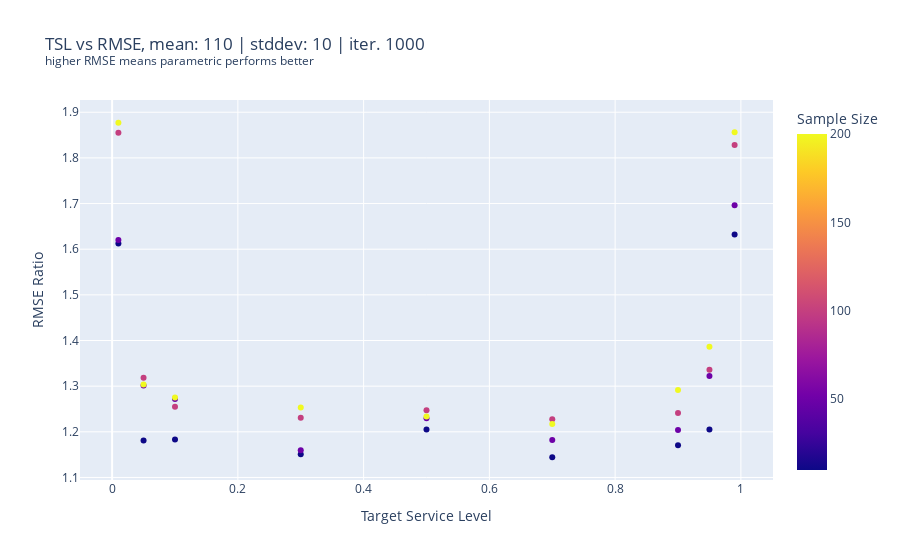
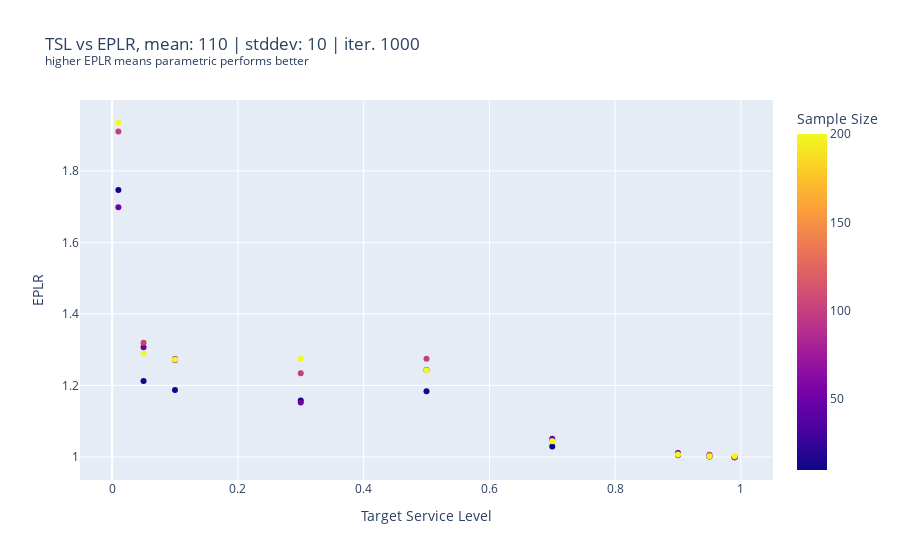

Source (notebook cell) for these figures, in order:
### Code cell
fig = px.scatter(df, x='Target Service Level', y='RMSE Ratio', color="Sample Size", title="TSL vs RMSE, mean: {0} | stddev: {1} | iter. {2}<br><sup>higher RMSE means parametric performs better</sup>".format(meanDemand, stdevDemand, numberOfMontecarloIterations))
fig.show()

fig = px.scatter(df, x='Target Service Level', y='EPLR', color="Sample Size", title="TSL vs EPLR, mean: {0} | stddev: {1} | iter. {2}<br><sup>higher EPLR means parametric performs better</sup>".format(meanDemand, stdevDemand, numberOfMontecarloIterations))
fig.show()

### Figure 1 — Plotly figure (JSON) as saved in the notebook; plotly's stock layout.template omitted (floating-point values rounded to 4 significant figures)
{"data": [{"hovertemplate": "Target Service Level=%{x}<br>RMSE Ratio=%{y}<br>Sample Size=%{marker.color}<extra></extra>", "legendgroup": "", "marker": {"color": [10, 50, 100, 200, 10, 50, 100, 200, 10, 50, 100, 200, 10, 50, 100, 200, 10, 50, 100, 200, 10, 50, 100, 200, 10, 50, 100, 200, 10, 50, 100, 200, 10, 50, 100, 200], "coloraxis": "coloraxis", "symbol": "circle"}, "mode": "markers", "name": "", "orientation": "v", "showlegend": false, "type": "scatter", "x": [0.01, 0.01, 0.01, 0.01, 0.05, 0.05, 0.05, 0.05, 0.1, 0.1, 0.1, 0.1, 0.3, 0.3, 0.3, 0.3, 0.5, 0.5, 0.5, 0.5, 0.7, 0.7, 0.7, 0.7, 0.9, 0.9, 0.9, 0.9, 0.95, 0.95, 0.95, 0.95, 0.99, 0.99, 0.99, 0.99], "xaxis": "x", "y": [1.613, 1.62, 1.855, 1.877, 1.181, 1.301, 1.318, 1.303, 1.183, 1.272, 1.255, 1.275, 1.151, 1.16, 1.231, 1.253, 1.205, 1.23, 1.247, 1.233, 1.144, 1.182, 1.227, 1.217, 1.171, 1.204, 1.241, 1.292, 1.205, 1.322, 1.336, 1.386, 1.632, 1.696, 1.828, 1.856], "yaxis": "y"}], "layout": {"coloraxis": {"colorbar": {"title": {"text": "Sample Size"}}, "colorscale": [[0, "#0d0887"], [0.1111, "#46039f"], [0.2222, "#7201a8"], [0.3333, "#9c179e"], [0.4444, "#bd3786"], [0.5556, "#d8576b"], [0.6667, "#ed7953"], [0.7778, "#fb9f3a"], [0.8889, "#fdca26"], [1, "#f0f921"]]}, "legend": {"tracegroupgap": 0}, "title": {"text": "TSL vs RMSE, mean: 110 | stddev: 10 | iter. 1000<br><sup>higher RMSE means parametric performs better</sup>"}, "xaxis": {"anchor": "y", "domain": [0, 1], "title": {"text": "Target Service Level"}}, "yaxis": {"anchor": "x", "domain": [0, 1], "title": {"text": "RMSE Ratio"}}}}

### Figure 2 — Plotly figure (JSON) as saved in the notebook; plotly's stock layout.template omitted (floating-point values rounded to 4 significant figures)
{"data": [{"hovertemplate": "Target Service Level=%{x}<br>EPLR=%{y}<br>Sample Size=%{marker.color}<extra></extra>", "legendgroup": "", "marker": {"color": [10, 50, 100, 200, 10, 50, 100, 200, 10, 50, 100, 200, 10, 50, 100, 200, 10, 50, 100, 200, 10, 50, 100, 200, 10, 50, 100, 200, 10, 50, 100, 200, 10, 50, 100, 200], "coloraxis": "coloraxis", "symbol": "circle"}, "mode": "markers", "name": "", "orientation": "v", "showlegend": false, "type": "scatter", "x": [0.01, 0.01, 0.01, 0.01, 0.05, 0.05, 0.05, 0.05, 0.1, 0.1, 0.1, 0.1, 0.3, 0.3, 0.3, 0.3, 0.5, 0.5, 0.5, 0.5, 0.7, 0.7, 0.7, 0.7, 0.9, 0.9, 0.9, 0.9, 0.95, 0.95, 0.95, 0.95, 0.99, 0.99, 0.99, 0.99], "xaxis": "x", "y": [1.747, 1.698, 1.91, 1.935, 1.213, 1.307, 1.319, 1.29, 1.188, 1.274, 1.271, 1.273, 1.158, 1.152, 1.234, 1.275, 1.184, 1.243, 1.275, 1.243, 1.029, 1.051, 1.045, 1.044, 1.007, 1.012, 1.005, 1.007, 1.001, 1.003, 1.007, 1.002, 0.9994, 0.9994, 0.9995, 1.003], "yaxis": "y"}], "layout": {"coloraxis": {"colorbar": {"title": {"text": "Sample Size"}}, "colorscale": [[0, "#0d0887"], [0.1111, "#46039f"], [0.2222, "#7201a8"], [0.3333, "#9c179e"], [0.4444, "#bd3786"], [0.5556, "#d8576b"], [0.6667, "#ed7953"], [0.7778, "#fb9f3a"], [0.8889, "#fdca26"], [1, "#f0f921"]]}, "legend": {"tracegroupgap": 0}, "title": {"text": "TSL vs EPLR, mean: 110 | stddev: 10 | iter. 1000<br><sup>higher EPLR means parametric performs better</sup>"}, "xaxis": {"anchor": "y", "domain": [0, 1], "title": {"text": "Target Service Level"}}, "yaxis": {"anchor": "x", "domain": [0, 1], "title": {"text": "EPLR"}}}}
